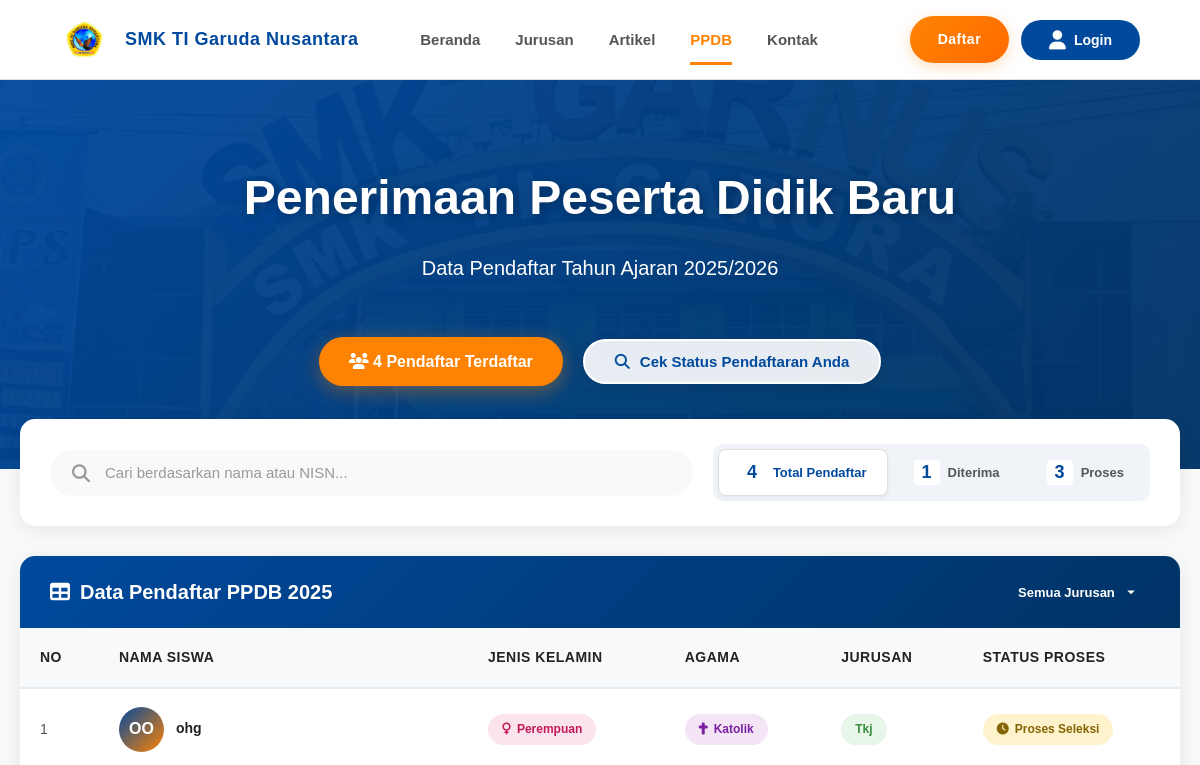
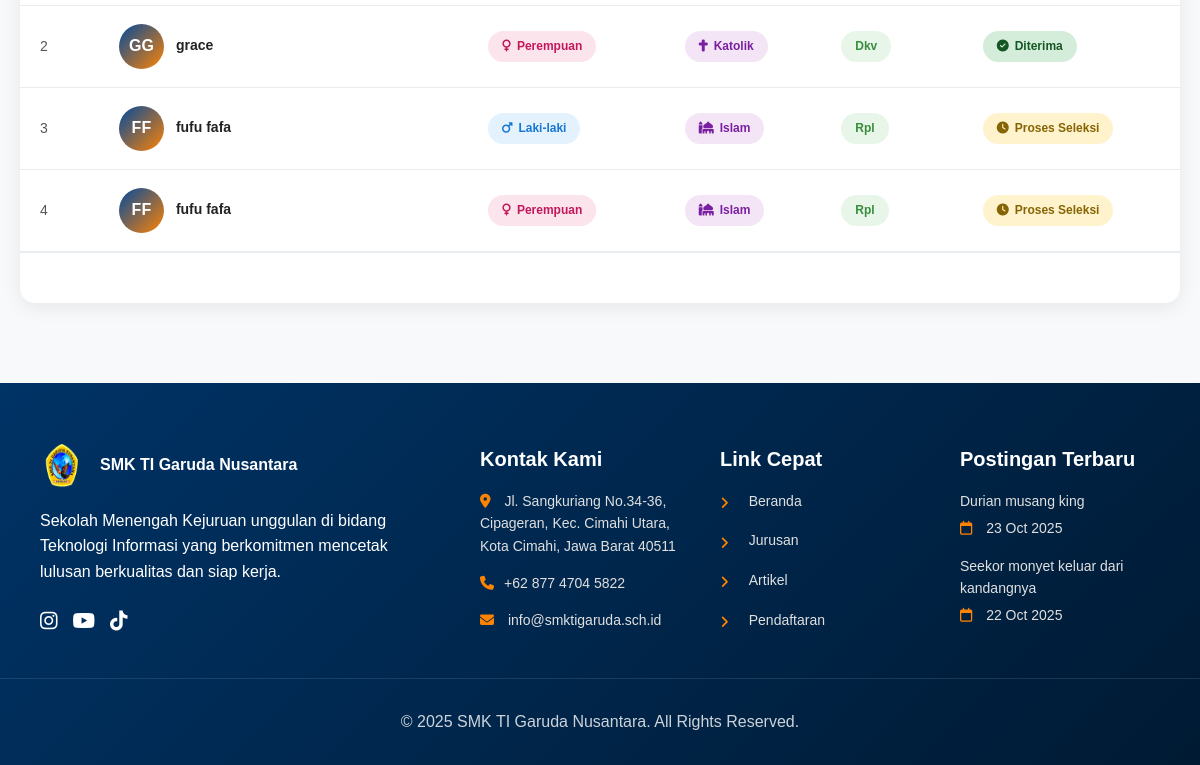
Page /ppdb.php on the earlier database version (2 pictures, top to bottom).
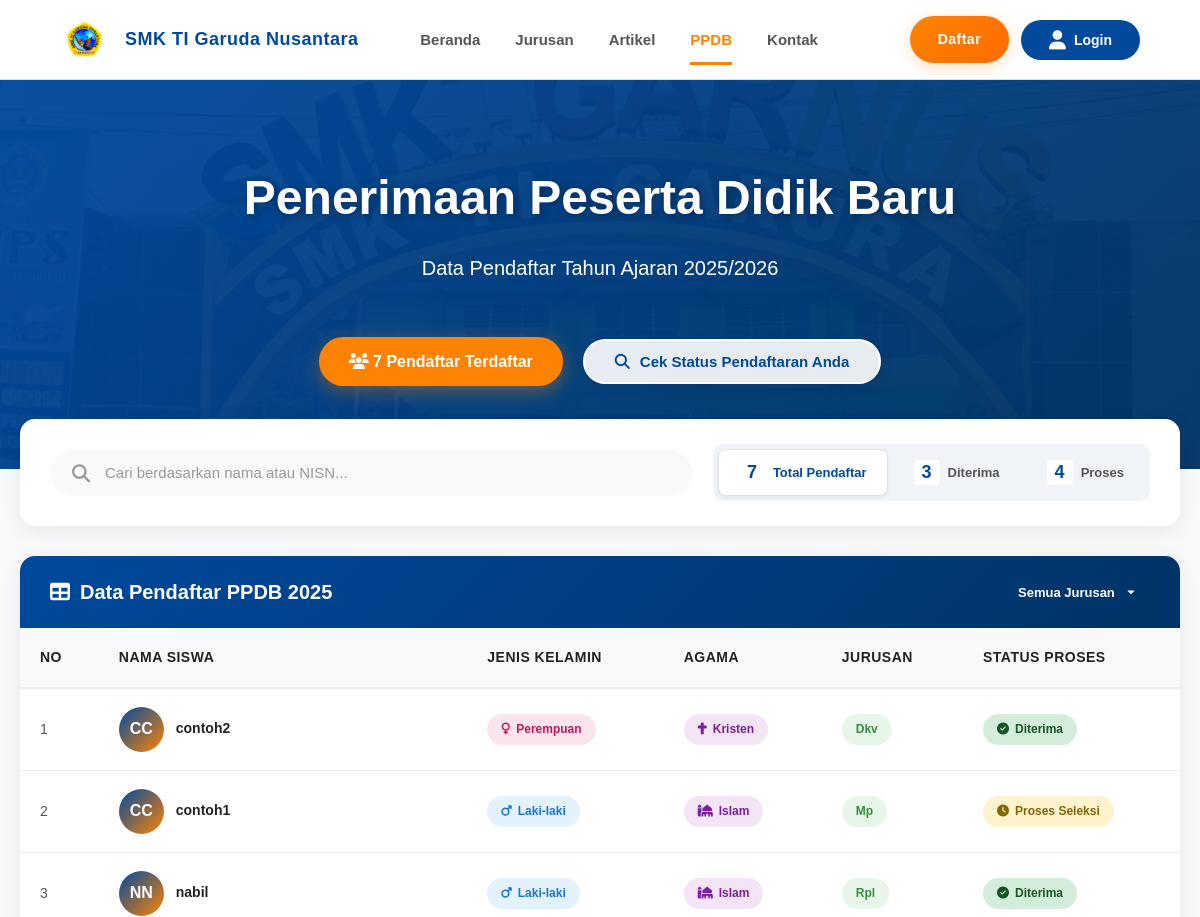
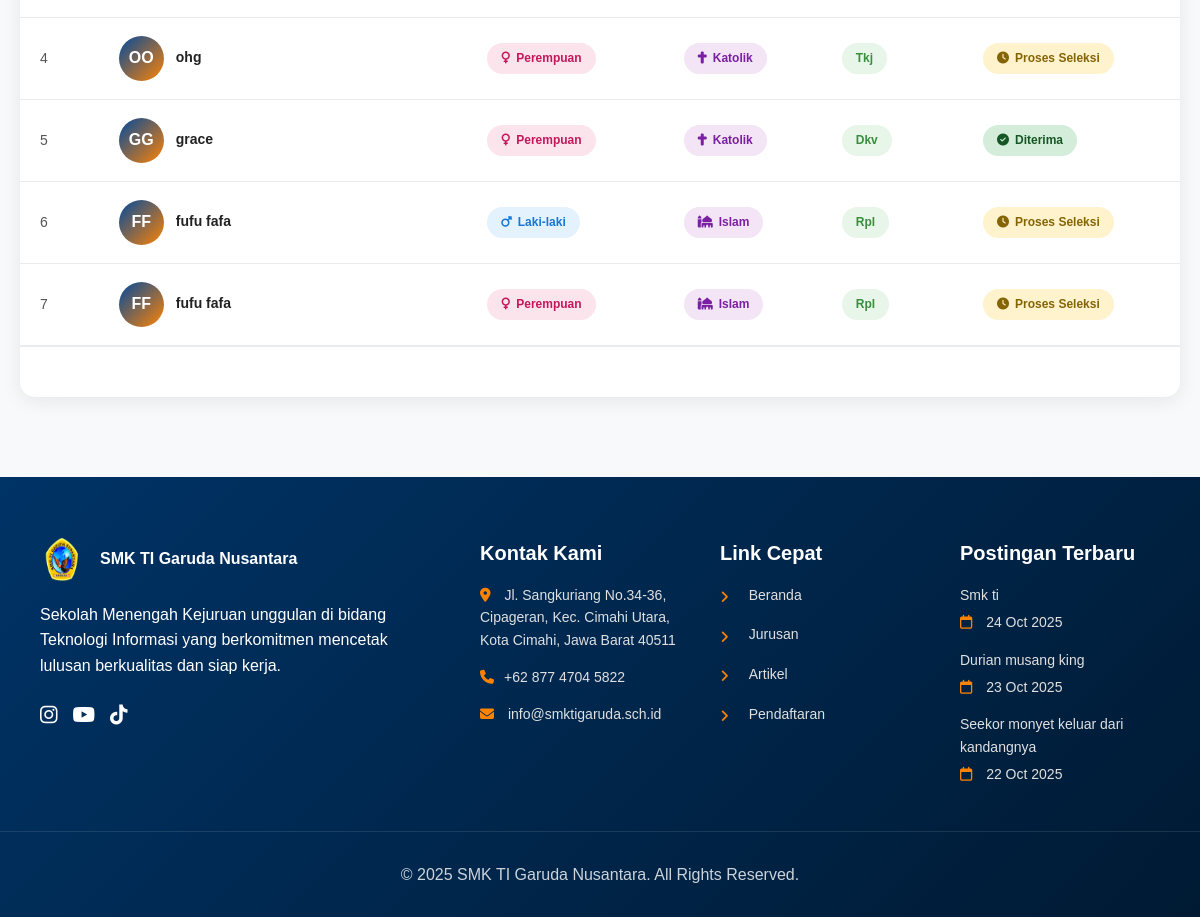
Same page on the later database version (2 pictures, top to bottom).
### tables this page shows
CREATE TABLE `ppdb_pendaftar` (
  `id` int NOT NULL,
  `nisn` varchar(20) NOT NULL,
  `nama_lengkap` varchar(100) NOT NULL,
  `jenis_kelamin` enum('laki-laki','perempuan') NOT NULL,
  `agama` varchar(20) NOT NULL,
  `tempat_lahir` varchar(50) NOT NULL,
  `tanggal_lahir` date NOT NULL,
  `alamat_email` varchar(100) DEFAULT NULL,
  `no_hp` varchar(20) NOT NULL,
  `nama_sekolah` varchar(100) NOT NULL,
  `jurusan` varchar(50) NOT NULL,
  `status` enum('proses','diterima','ditolak') DEFAULT 'proses',
  `created_at` timestamp NULL DEFAULT CURRENT_TIMESTAMP
);

CREATE TABLE `berita` (
  `id` int NOT NULL,
  `judul` varchar(255) NOT NULL,
  `isi` text NOT NULL,
  `tags` varchar(255) DEFAULT NULL,
  `gambar` varchar(255) DEFAULT NULL,
  `tanggal` datetime NOT NULL DEFAULT CURRENT_TIMESTAMP,
  `penulis` varchar(100) NOT NULL
);

### ppdb.php (the view, shortened to what this page needs)
<?php
include 'config/koneksi.php';
$query_tabel = "SELECT id, nama_lengkap, jenis_kelamin, agama, jurusan, status, nisn FROM ppdb_pendaftar WHERE status IN ('diterima', 'proses') ORDER BY id DESC";
$result_tabel = mysqli_query($db, $query_tabel);
$rows = [];
if ($result_tabel) {
    while ($row = mysqli_fetch_assoc($result_tabel)) {
        $rows[] = $row;
    }
}
$query_total = "SELECT COUNT(*) AS total FROM ppdb_pendaftar";
$result_total = mysqli_query($db, $query_total);
$total_pendaftar = ($result_total) ? mysqli_fetch_assoc($result_total)['total'] : 0;
$query_diterima = "SELECT COUNT(*) AS total FROM ppdb_pendaftar WHERE status = 'diterima'";
$result_diterima = mysqli_query($db, $query_diterima);
$total_diterima = ($result_diterima) ? mysqli_fetch_assoc($result_diterima)['total'] : 0;
$query_proses = "SELECT COUNT(*) AS total FROM ppdb_pendaftar WHERE status = 'proses'";
$result_proses = mysqli_query($db, $query_proses);
$total_proses = ($result_proses) ? mysqli_fetch_assoc($result_proses)['total'] : 0;
?>
<!DOCTYPE html>
<html lang="id">
<head>
</head>
<body>
    <?php include 'include/nav.php';  ?>
    <section class="hero-ppdb">
        <h1>Penerimaan Peserta Didik Baru</h1>
        <p>Data Pendaftar Tahun Ajaran 2025/2026</p>
        <div class="hero-buttons">
            <div class="hero-ppdb-badge">
                <i class="fas fa-users"></i> <?= $total_pendaftar ?> Pendaftar Terdaftar
            </div>
            <button class="btn-cek-status" id="cekStatusBtn">
                <i class="fas fa-search"></i> Cek Status Pendaftaran Anda
            </button>
        </div>
        </section>
    <div class="ppdb-container">
        <div class="search-stats-bar">
            <div class="search-bar">
                <i class="fas fa-search"></i>
                <input type="text" id="searchInput" placeholder="Cari berdasarkan nama atau NISN...">
            </div>
            <div class="stat-tabs">
                <div class="stat-tab active">
                    <span class="number"><?= $total_pendaftar ?></span>
                    <span class="label">Total Pendaftar</span>
                </div>
                <div class="stat-tab">
                    <span class="number"><?= $total_diterima ?></span>
                    <span class="label">Diterima</span>
                </div>
                <div class="stat-tab">
                    <span class="number"><?= $total_proses ?></span>
                    <span class="label">Proses</span>
                </div>
            </div>
        </div>
        <div class="data-table-container">
            <div class="table-header">
                <h3><i class="fas fa-table"></i> Data Pendaftar PPDB 2025</h3>
                <div class="table-filter">
                     <select id="jurusanSelect" class="filter-btn">
                         <option value="">Semua Jurusan</option>
                     </select>
                </div>
            </div>
            <div class="table-wrapper" id="tableWrapper">
                <table>
                    <thead>
                        <tr>
                            <th>No</th>
                            <th>Nama Siswa</th>
                            <th>Jenis Kelamin</th>
                            <th>Agama</th>
                            <th>Jurusan</th>
                            <th>Status Proses</th>
                        </tr>
                    </thead>
                    <tbody id="ppdbTableBody">
                        <?php if (count($rows) === 0): ?>
                            <tr class="no-data">
                                <td colspan="6">Belum ada pendaftar yang statusnya Diterima atau Proses.</td>
                            </tr>
                        <?php else: ?>
                            <?php foreach ($rows as $i => $row): ?>
                                <tr>
                                    <td><?= $i + 1 ?></td>
                                    <td>
                                        <div class="student-name">
                                            <div class="student-avatar">
                                                <?= strtoupper(substr($row['nama_lengkap'], 0, 1)) . strtoupper(substr(explode(' ', $row['nama_lengkap'])[1] ?? $row['nama_lengkap'], 0, 1)) ?>
                                            </div>
                                            <div class="student-info">
                                                <div class="name"><?= htmlspecialchars($row['nama_lengkap']) ?></div>
                                            </div>
                                        </div>
                                    </td>
                                    <td>
                                        <span class="badge badge-<?= $row['jenis_kelamin'] == 'laki-laki' ? 'male' : 'female' ?>">
                                            <i class="fas fa-<?= $row['jenis_kelamin'] == 'laki-laki' ? 'mars' : 'venus' ?>"></i>
                                            <?= ucwords($row['jenis_kelamin']) ?>
                                        </span>
                                    </td>
                                    <td>
                                         <span class="badge badge-agama">
                                            <i class="fas fa-<?= $row['agama'] == 'islam' ? 'mosque' : ($row['agama'] == 'kristen' || $row['agama'] == 'katolik' ? 'cross' : ($row['agama'] == 'hindu' ? 'om' : ($row['agama'] == 'buddha' ? 'dharmachakra' : 'yin-yang'))) ?>"></i>
                                            <?= ucwords($row['agama']) ?>
                                        </span>
                                    </td>
                                    <td>
                                        <span class="badge badge-jurusan"><?= ucwords($row['jurusan']) ?></span>
                                    </td>
                                    <td>
                                        <span class="status-badge status-<?= strtolower($row['status']) ?>">
                                            <i class="fas fa-<?= $row['status'] == 'diterima' ? 'check-circle' : 'clock' ?>"></i>
                                            <?= $row['status'] == 'diterima' ? 'Diterima' : 'Proses Seleksi' ?>
                                        </span>
                                    </td>
                                </tr>
                            <?php endforeach ?>
                        <?php endif ?>
                    </tbody>
                </table>
            </div>
            <div class="pagination">
                </div>
        </div>
    </div>
    <?php include 'include/footer.php'; ?>
</body>
</html>

### include/nav.php (shortened to what this page needs)
<!DOCTYPE html>
<html lang="id">
<head>
    <link rel="stylesheet" href="https://cdnjs.cloudflare.com/ajax/libs/font-awesome/6.4.0/css/all.min.css">
</head>
<body>
    <header id="header">
        <div class="logo" onclick="window.location.href='index.php'">
            <img src="assets/logo.png" alt="Logo SMK TI Garuda Nusantara" class="logo-img">
            <span class="logo-text">SMK TI Garuda Nusantara</span>
        </div>
        <nav id="nav">
            <ul>
                <li><a href="index.php#beranda">Beranda</a></li>
                <li><a href="index.php#jurusan-program">Jurusan</a></li>
                <li><a href="index.php#artikel">Artikel</a></li>
                <li><a href="ppdb.php">PPDB</a></li>
                <li><a href="contact.php">Kontak</a></li>
            </ul>
            <div class="nav-buttons">
                <a href="pendaftaran.php" class="btn-register btn-block">Daftar</a>
                <button class="btn-admin btn-block" id="loginBtn">
                    <i class="fas fa-user"></i>
                    <span class="login-label"><b>Login</b></span>
                </button>
            </div>
        </nav>
    </header>
</body>
</html>

### include/footer.php (shortened to what this page needs)
<?php
require_once 'config/koneksi.php';
$sql_berita = "SELECT id, judul, tanggal FROM berita ORDER BY tanggal DESC LIMIT 3";
$result_berita = mysqli_query($db, $sql_berita);
?>
<footer id="kontak" role="contentinfo">
    <div class="footer-content">
        <div class="footer-section">
            <div class="footer-logo">
                <img src="assets/logo.png" alt="Logo SMK" class="footer-logo-img">
                <span><b>SMK TI Garuda Nusantara</b></span>
            </div>
            <p>Sekolah Menengah Kejuruan unggulan di bidang Teknologi Informasi yang berkomitmen mencetak lulusan
                berkualitas dan siap kerja.</p>
            <div class="social-links">
                <a href="https://www.instagram.com/smktignc_?igsh=MTlzZmcyZ2U0Znk5aw==" target="_blank" aria-label="Instagram">
                    <i class="fab fa-instagram"></i>
                </a>
                <a href="https://youtube.com/@kesiswaangarnus?si=UbOoW0H8ELekvKHl" target="_blank" aria-label="YouTube">
                    <i class="fab fa-youtube"></i>
                </a>
                <a href="https://www.tiktok.com/@officialsmktigarnus?_r=1&_t=ZS-912Ago5SlVQ" target="_blank" aria-label="TikTok">
                    <i class="fab fa-tiktok"></i>
                </a>
            </div>
        </div>
        <div class="footer-section">
            <h3>Kontak Kami</h3>
            <ul>
                <a href="https://maps.app.goo.gl/UtwVr95LEqjfE49z6">
                    <li><i class="fas fa-map-marker-alt"></i> Jl. Sangkuriang No.34-36, Cipageran, Kec. Cimahi Utara,
                        Kota Cimahi, Jawa Barat 40511</li>
                </a>
                <a href="https://wa.me/6287747045822">
                    <li><i class="fas fa-phone"></i>+62 877 4704 5822</li>
                </a>
                <li><i class="fas fa-envelope"></i> info@smktigaruda.sch.id</li>
            </ul>
        </div>
        <div class="footer-section">
            <h3>Link Cepat</h3>
            <ul>
                <li><a href="./index.php#beranda"><i class="fas fa-angle-right"></i> Beranda</a></li>
                <li><a href="./index.php#jurusan-program"><i class="fas fa-angle-right"></i> Jurusan</a></li>
                <li><a href="./index.php#artikel"><i class="fas fa-angle-right"></i> Artikel</a></li>
                <li><a href="ppdb.php"><i class="fas fa-angle-right"></i> Pendaftaran</a></li>
            </ul>
        </div>
        <div class="footer-section">
            <h3>Postingan Terbaru</h3>
            <ul>
                <?php
                if ($result_berita && mysqli_num_rows($result_berita) > 0) {
                    while ($row = mysqli_fetch_assoc($result_berita)) {
                        $tanggal_formatted = date('j M Y', strtotime($row['tanggal']));
                        $link_artikel = "article.php?id=" . $row['id'];
                        echo '<li class="recent-post-item">';
                        echo '  <a href="' . htmlspecialchars($link_artikel) . '">' . htmlspecialchars($row['judul']) . '</a>';
                        echo '  <span class="recent-post-date"><i class="far fa-calendar"></i> ' . $tanggal_formatted . '</span>';
                        echo '</li>';
                    }
                } else {
                    echo '<li class="recent-post-item">Belum ada postingan terbaru.</li>';
                }
                ?>
            </ul>
        </div>
        </div>
    <div class="footer-bottom">
        <p>© 2025 SMK TI Garuda Nusantara. All Rights Reserved.</p>
    </div>
</footer>

### include/nav.php (style rules this page uses)
:root { --primary-orange: #ff8303; --primary-blue: #00499d; --text-dark: #0f1724; --text-gray: #6b7280; --border-gray: #e6e9ee; }
* { margin: 0; padding: 0; box-sizing: border-box; -webkit-tap-highlight-color: transparent !important; }
html { scroll-behavior: smooth; }
body { padding-top: 80px; margin: 0; font-family: 'Poppins', sans-serif; line-height: 1.6; overflow-x: hidden; }
a { text-decoration: none; color: inherit; }
button { -webkit-tap-highlight-color: transparent !important; -webkit-appearance: none; appearance: none; border: none; background: none; cursor: pointer; }
header { background: #ffffff; padding: 20px 60px; display: flex; justify-content: space-between; align-items: center; position: fixed; top: 0; left: 0; right: 0; z-index: 1000; transition: all 0.3s ease; border-bottom: 1px solid var(--border-gray); height: 80px; }
.logo { display: flex; align-items: center; gap: 15px; font-weight: 800; font-size: 18px; letter-spacing: 0.5px; cursor: pointer; color: var(--primary-blue); transition: transform 0.3s ease; }
.logo-img { width: 50px; height: 50px; object-fit: contain; transition: all 0.3s ease; }
header nav { display: flex; align-items: center; gap: 30px; flex: 1; }
header nav ul { list-style: none; display: flex; gap: 35px; margin: 0 auto; padding: 0; }
header nav ul li { position: relative; }
header nav ul li a { font-weight: 600; font-size: 15px; color: var(--text-gray); transition: color 0.3s ease; padding: 8px 0; display: inline-block; position: relative; }
header nav ul li a::after { content: ''; position: absolute; bottom: -5px; left: 0; width: 0; height: 3px; background: var(--primary-orange); transition: width 0.3s ease; }
header nav ul li a:hover, header nav ul li a.active { color: var(--primary-orange); }
header nav ul li a:hover::after, header nav ul li a.active::after { width: 100%; }
.nav-buttons { display: flex; align-items: center; gap: 12px; }
.btn-register { background: linear-gradient(135deg, var(--primary-orange), #ff6b00); color: white; font-weight: 600; padding: 12px 28px; border-radius: 50px; font-size: 14px; display: flex; align-items: center; gap: 8px; transition: all 0.3s ease; box-shadow: 0 4px 15px rgba(255, 131, 3, 0.25); letter-spacing: 0.5px; }
.btn-admin { width: 40px; height: 40px; border-radius: 50%; background: var(--primary-blue); display: flex; align-items: center; justify-content: center; transition: all 0.3s ease; cursor: pointer; }
.btn-admin i { color: #fff; font-size: 1.2rem; }
@media (min-width: 769px) { .btn-block { width: auto; padding: 12px 28px; font-size: 14px; border-radius: 50px; margin: 0; display: flex; align-items: center; justify-content: center; } }
@media (min-width: 769px) { .btn-admin.btn-block .login-label { color: white; font-size: 14px; font-weight: 500; margin-left: 8px; } }

Differences in the rows shown:
added ppdb_pendaftar: nama_lengkap "C", nama_lengkap "contoh2", jenis_kelamin "Perempuan", agama "Kristen", jurusan "Dkv", status "Diterima"
added ppdb_pendaftar: nama_lengkap "C", nama_lengkap "contoh1", jenis_kelamin "Laki-laki", agama "Islam", jurusan "Mp", status "Proses Seleksi"
added ppdb_pendaftar: nama_lengkap "N", nama_lengkap "nabil", jenis_kelamin "Laki-laki", agama "Islam", jurusan "Rpl", status "Diterima"
added berita: judul "Smk ti", tanggal "24 Oct 2025"
Other differences:
$total_pendaftar: "4" → "7"
$total_diterima: "1" → "3"
$total_proses: "3" → "4"
